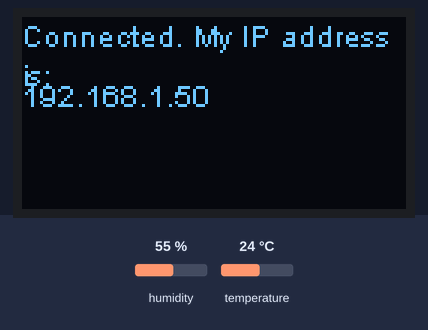
A sketch run on a simulated ESP32. Parts: 128×64 one-colour display. The inputs (shaded band) are chosen by the test bench; at power-on: humidity 55 %, temperature 24 °C. WiFi joins after 1.5 s; servers stay silent unless stated; the local clock reads 2024-03-15 10:24:30 at power-on unless the sketch sets it; storage starts empty; not simulated (calls return 0 or success): WifiConfig.hpp; what the sketch prints to the serial monitor is not drawn.

Above: at 1.6 s.
At 20.1 s:
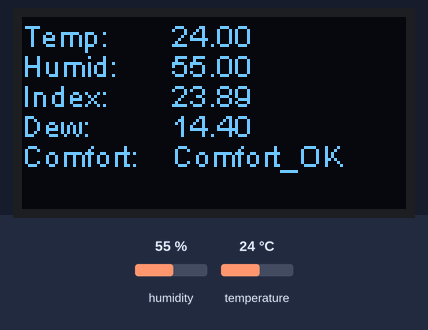

Measured:
- what the display in image 0 shows lasts 18.5 s, from 1.6 s to 20.1 s

The sketch:

templog.ino
```cpp
#include "Arduino.h"
#include "heltec.h"
#include "display.hpp"
#include "utils.hpp"
#include "wifi.hpp"
#include "ntp.hpp"
#include "dht.hpp"
#include "AsyncTCP.h"
#include "ESPAsyncWebServer.h"

//Instantiate a new web server on port 80
AsyncWebServer server(80);

void setup() {
  //Setup display
  SetupDisplay();

  //Initialize temperature sensor
  initTemp();

  //Connect to wifi network
  ConnectToWiFi();

  //Setup filesystem
  SetupFilesystem();

  //Setup NTP Client
  SetupNtp();

  // Route for root / web page
  server.on("/", HTTP_GET, [](AsyncWebServerRequest *request){
    request->send(SPIFFS, "/tlog.txt", "text/plain");
  });

  // Signal end of setup() to tasks and begin server process
  server.begin();
  tasksEnabled = true;
}

void loop() {
  if (!tasksEnabled) {
    DisplayString("DHT TempLog");
    // Wait 2 seconds to let system settle down
    delay(2000);
    // Enable task that will read values from the DHT sensor
    tasksEnabled = true;
    if (tempTaskHandle != NULL) {
			vTaskResume(tempTaskHandle);
		}
  }
  yield();
}
```

dht.hpp
```cpp
#include "DHTesp.h"
#include <Ticker.h>
#include "SPIFFS.h"

DHTesp dht;

/**************************************************************/
/* Example how to read DHT sensors from an ESP32 using multi- */
/* tasking.                                                   */
/* This example depends on the Ticker library to wake up      */
/* the task every 20 seconds                                  */
/**************************************************************/

void tempTask(void *pvParameters);
bool getTemperature();
void triggerGetTemp();

/** Task handle for the light value read task */
TaskHandle_t tempTaskHandle = NULL;
/** Ticker for temperature reading */
Ticker tempTicker;
/** Comfort profile */
ComfortState cf;
/** Flag if task should run */
bool tasksEnabled = false;
/** Pin number for DHT11 data pin */
int dhtPin = 13;

/**
 * initTemp
 * Setup DHT library
 * Setup task and timer for repeated measurement
 * @return bool
 *    true if task and timer are started
 *    false if task or timer couldn't be started
 */
bool initTemp() {
  byte resultValue = 0;
  // Initialize temperature sensor
	dht.setup(dhtPin, DHTesp::DHT11);
	Serial.println("DHT initiated");

  // Start task to get temperature
	xTaskCreatePinnedToCore(
			tempTask,                       /* Function to implement the task */
			"tempTask ",                    /* Name of the task */
			4000,                           /* Stack size in words */
			NULL,                           /* Task input parameter */
			5,                              /* Priority of the task */
			&tempTaskHandle,                /* Task handle. */
			1);                             /* Core where the task should run */

  if (tempTaskHandle == NULL) {
    Serial.println("Failed to start task for temperature update");
    return false;
  } else {
    // Start update of environment data every 20 seconds
    tempTicker.attach(20, triggerGetTemp);
  }
  return true;
}

/**
 * triggerGetTemp
 * Sets flag dhtUpdated to true for handling in loop()
 * called by Ticker getTempTimer
 */
void triggerGetTemp() {
  if (tempTaskHandle != NULL) {
	   xTaskResumeFromISR(tempTaskHandle);
  }
}

/**
 * Task to reads temperature from DHT11 sensor
 * @param pvParameters
 *    pointer to task parameters
 */
void tempTask(void *pvParameters) {
	Serial.println("tempTask loop started");
	while (1) // tempTask loop
  {
    if (tasksEnabled) {
      // Get temperature values
			getTemperature();
		}
    // Got sleep again
		vTaskSuspend(NULL);
	}
}

/**
 * getTemperature
 * Reads temperature from DHT11 sensor
 * @return bool
 *    true if temperature could be aquired
 *    false if aquisition failed
*/
bool getTemperature() {
	// Reading temperature for humidity takes about 250 milliseconds!
	// Sensor readings may also be up to 2 seconds 'old' (it's a very slow sensor)
  TempAndHumidity newValues = dht.getTempAndHumidity();
	// Check if any reads failed and exit early (to try again).
	if (dht.getStatus() != 0) {
		Serial.println("DHT11 error status: " + String(dht.getStatusString()));
		return false;
	}

  float heatIndex = dht.computeHeatIndex(newValues.temperature, newValues.humidity);
  float dewPoint = dht.computeDewPoint(newValues.temperature, newValues.humidity);
  float cr = dht.getComfortRatio(cf, newValues.temperature, newValues.humidity);

  String comfortStatus;
  switch(cf) {
    case Comfort_OK:
      comfortStatus = "Comfort_OK";
      break;
    case Comfort_TooHot:
      comfortStatus = "Comfort_TooHot";
      break;
    case Comfort_TooCold:
      comfortStatus = "Comfort_TooCold";
      break;
    case Comfort_TooDry:
      comfortStatus = "Comfort_TooDry";
      break;
    case Comfort_TooHumid:
      comfortStatus = "Comfort_TooHumid";
      break;
    case Comfort_HotAndHumid:
      comfortStatus = "Comfort_HotAndHumid";
      break;
    case Comfort_HotAndDry:
      comfortStatus = "Comfort_HotAndDry";
      break;
    case Comfort_ColdAndHumid:
      comfortStatus = "Comfort_ColdAndHumid";
      break;
    case Comfort_ColdAndDry:
      comfortStatus = "Comfort_ColdAndDry";
      break;
    default:
      comfortStatus = "Unknown:";
      break;
  };

  String printOut = getTimestamp() + " - T:" + String(newValues.temperature) + " H:" + String(newValues.humidity) + " I:" + String(heatIndex) + " D:" + String(dewPoint) + " " + comfortStatus;

  Serial.println(printOut);
  DisplayTemp(String(newValues.temperature), String(newValues.humidity), String(heatIndex), String(dewPoint), comfortStatus);

  File file = SPIFFS.open("/tlog.txt", FILE_APPEND);

  if (!file)
  {
    Serial.println("There was an error opening the file for writing");
    return false;
  }

  file.println(printOut);

  file.close();
  return true;
}
```

display.hpp
```cpp
#include "Arduino.h"
#include "heltec.h"

void SetupDisplay() {
      //Setup display and bring online
  Heltec.begin(true , false , true );
  Heltec.display->flipScreenVertically();
  Heltec.display->setFont(ArialMT_Plain_10);
}

void DisplayString(String str) {
    Heltec.display->clear();
    Heltec.display->drawStringMaxWidth(0, 0, 128,str);
    Heltec.display->display();
}

void DisplayTemp(String t, String h, String i, String d, String c) {
    Heltec.display->clear();
    Heltec.display->drawString(0,0,"Temp: ");
    Heltec.display->drawString(50,0, t);
    Heltec.display->drawString(0,10,"Humid: ");
    Heltec.display->drawString(50,10, h);
    Heltec.display->drawString(0,20,"Index: ");
    Heltec.display->drawString(50,20, i);
    Heltec.display->drawString(0,30,"Dew: ");
    Heltec.display->drawString(50,30, d);
    Heltec.display->drawString(0,40,"Comfort: ");
    Heltec.display->drawString(50,40, c);
    Heltec.display->display();
}
```

ntp.hpp
```cpp
#include <WiFi.h>
#include <time.h>
#include <WiFiUdp.h>

// Replace with your network credentials
const char *ssid = "REPLACE_WITH_YOUR_SSID";
const char *password = "REPLACE_WITH_YOUR_PASSWORD";

void SetupNtp() {
    const char* ntpServer = "pool.ntp.org";
    const long  gmtOffset_sec = 3600;
    const int   daylightOffset_sec = 3600;
    configTime(gmtOffset_sec, daylightOffset_sec, ntpServer);
}

String getTimestamp()
{
  struct tm timeinfo;
  if(!getLocalTime(&timeinfo)){
    Serial.println("Failed to obtain time");
    return "ERR";
  }
  char timeStringBuff[50]; //50 chars should be enough
  strftime(timeStringBuff, sizeof(timeStringBuff), "%Y %b %d %H:%M:%S", &timeinfo);

  return timeStringBuff;
}
```

utils.hpp
```cpp
#include "WiFi.h"
#include "SPIFFS.h"

String IpToString(const IPAddress &ipAddress)
{
  return String(ipAddress[0]) + String(".") +
         String(ipAddress[1]) + String(".") +
         String(ipAddress[2]) + String(".") +
         String(ipAddress[3]);
}

//This function sets up the SPIFFS filesystem for storage of temperature and humidity data
void SetupFilesystem()
{
  if (!SPIFFS.begin(true))
  {
    DisplayString("ERROR: Can't mount SPIFFS!");
    return;
  }

}
```

wifi.hpp
```cpp
#include "WiFi.h"
#include "WiFiUdp.h"
#include "WifiConfig.hpp"
#include "heltec.h"

void ConnectToWiFi()
{
  WiFi.mode(WIFI_STA);
  WiFi.begin(SSID, PASSWORD);
  Heltec.display->drawString(0,0,"Connecting...");

  uint8_t i = 0;
  while (WiFi.status() != WL_CONNECTED)
  {
    Heltec.display->drawString(0,0,".");
    delay(500);

    if ((++i % 16) == 0)
    {
      Heltec.display->clear();
      Heltec.display->drawStringMaxWidth(0, 0, 128," still trying to connect");
      Heltec.display->display();
    }
  }
  Heltec.display->clear();
  Heltec.display->drawStringMaxWidth(0, 0, 128, "Connected. My IP address is: ");
  Heltec.display->drawStringMaxWidth(0, 20, 128, IpToString(WiFi.localIP()));
  Heltec.display->display();
}
```
